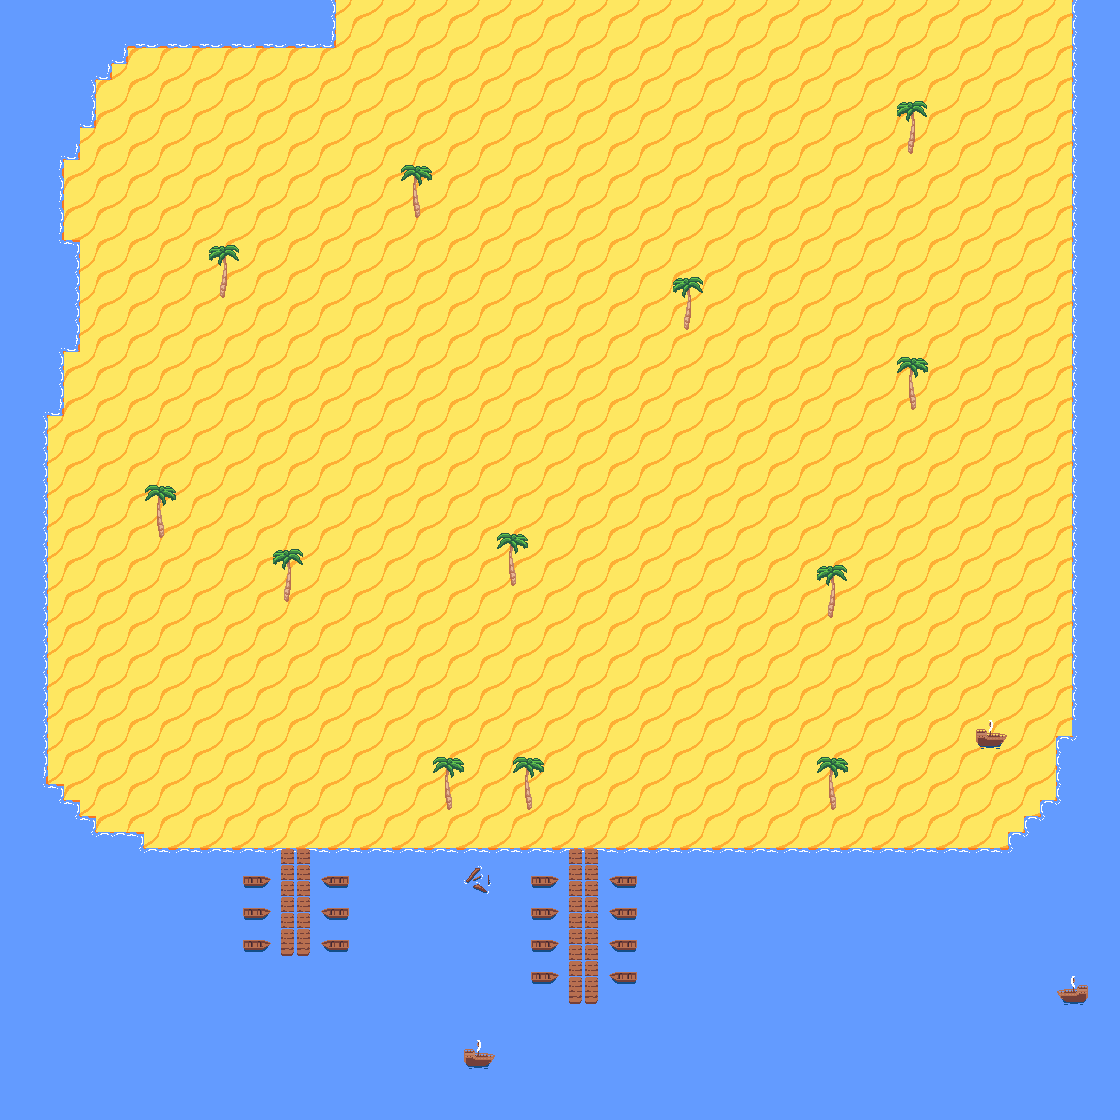

A 2D game scene composited from a Tiled map and its tileset images. What follows is a short description and the map's XML, with each tile layer's data collapsed to a summary:
An orthogonal 70x70 tile map with 16x16 px tiles, 7 tile layers (Calque de Tuiles 1, mer, obj, Calque de Tuiles 7, ...) and 40 objects (34x collisions, 3x item1, plage_w1_exit, plage_w1_enterP, zelie_path1).

<map version="1.5" tiledversion="1.7.2" orientation="orthogonal" renderorder="right-down" width="70" height="70" tilewidth="16" tileheight="16" infinite="0" nextlayerid="9" nextobjectid="42">
 <tileset firstgid="1" source="plage.tsx" />
 <layer id="1" name="Calque de Tuiles 1" width="70" height="70">
  <data>[4900 cells, 4900 non-empty, 4 distinct tile ids]</data>
 </layer>
 <layer id="2" name="mer" width="70" height="70">
  <data>[4900 cells, 1632 non-empty, 19 distinct tile ids]</data>
 </layer>
 <layer id="3" name="obj" width="70" height="70">
  <data>[4900 cells, 138 non-empty, 32 distinct tile ids]</data>
 </layer>
 <layer id="8" name="Calque de Tuiles 7" width="70" height="70">
  <data>[4900 cells, 0 non-empty, 0 distinct tile ids]</data>
 </layer>
 <layer id="7" name="autre" width="70" height="70">
  <data>[4900 cells, 50 non-empty, 8 distinct tile ids]</data>
 </layer>
 <objectgroup id="5" name="collisions">
  <object id="2" type="collisions" x="522.333" y="777" width="13.3333" height="34" />
  <object id="3" type="collisions" x="441" y="776.333" width="13.6667" height="35" />
  <object id="4" type="collisions" x="506" y="550" width="13.3333" height="36" />
  <object id="5" type="collisions" x="281" y="567.667" width="13.6667" height="34.6667" />
  <object id="6" type="collisions" x="155" y="501.333" width="12" height="36.3333" />
  <object id="7" type="collisions" x="216" y="262" width="15.6667" height="36.3333" />
  <object id="8" type="collisions" x="411.667" y="182.667" width="11.6667" height="35" />
  <object id="9" type="collisions" x="825.333" y="586.667" width="11.6667" height="30.6667" />
  <object id="10" type="collisions" x="680.667" y="292" width="14.3333" height="37.6667" />
  <object id="11" type="collisions" x="905.667" y="374.333" width="14.6667" height="35.3333" />
  <object id="12" type="collisions" x="825.333" y="776.333" width="14.6667" height="35.3333" />
  <object id="13" type="collisions" x="905" y="120" width="11" height="32" />
  <object id="14" name="plage_w1_exit" x="336" y="-1" width="737" height="12" />
  <object id="15" name="plage_w1_enterP" x="676" y="57">
   <point />
  </object>
  <object id="16" type="collisions" x="1073" y="2" width="46" height="1119" />
  <object id="17" type="collisions" x="1056" y="738" width="23" height="382" />
  <object id="18" type="collisions" x="1042" y="803" width="18" height="320" />
  <object id="19" type="collisions" x="1025" y="817" width="20" height="303" />
  <object id="20" type="collisions" x="1009" y="833" width="15" height="288" />
  <object id="21" type="collisions" x="597" y="848" width="412" height="271" />
  <object id="22" type="collisions" x="565.5" y="1004" width="33.5" height="119" />
  <object id="23" type="collisions" x="310" y="851" width="255.5" height="269" />
  <object id="24" type="collisions" x="279.5" y="958" width="32.5" height="162" />
  <object id="25" type="collisions" x="1" y="847" width="278.5" height="273" />
  <object id="26" type="collisions" x="2" y="835" width="141" height="12" />
  <object id="27" type="collisions" x="0" y="816" width="94" height="19" />
  <object id="28" type="collisions" x="-2" y="801" width="82" height="18" />
  <object id="29" type="collisions" x="-1" y="785" width="64" height="21" />
  <object id="30" type="collisions" x="-1" y="-2" width="48" height="783" />
  <object id="31" type="collisions" x="47" y="-4" width="17" height="418" />
  <object id="32" type="collisions" x="59" y="239" width="20" height="114" />
  <object id="33" type="collisions" x="64" y="-4" width="15" height="163" />
  <object id="34" type="collisions" x="79" y="-3" width="16" height="129" />
  <object id="35" type="collisions" x="94" y="-6" width="17" height="85" />
  <object id="36" type="collisions" x="109" y="-2" width="19" height="65" />
  <object id="37" type="collisions" x="130" y="-1" width="205" height="50" />
  <object id="38" name="papier" type="item1" x="991.333" y="733.333" width="7" height="7.66667" />
  <object id="39" name="robe" type="item1" x="320" y="285.333" width="21.3333" height="22.6667" />
  <object id="40" name="zelie_path1" x="280" y="806.667" width="21.3333" height="24" />
  <object id="41" name="pizza" type="item1" x="689.333" y="526.667" width="16" height="16" />
 </objectgroup>
 <layer id="6" name="Calque de Tuiles 5" width="70" height="70">
  <data>[4900 cells, 0 non-empty, 0 distinct tile ids]</data>
 </layer>
 <layer id="4" name="top" width="70" height="70">
  <data>[4900 cells, 52 non-empty, 12 distinct tile ids]</data>
 </layer>
</map>
